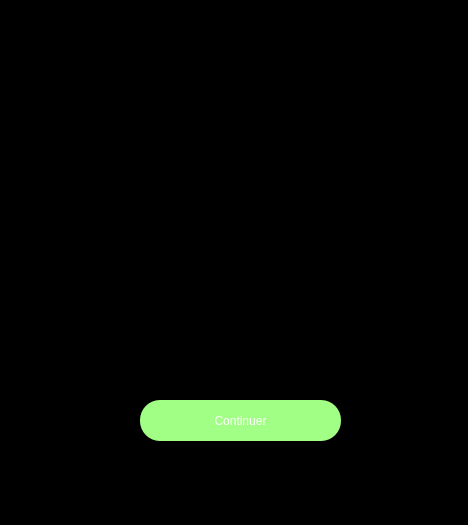
<?xml version="1.0" encoding="UTF-8"?>
<ui version="4.0">
 <class>Manche</class>
 <widget class="QWidget" name="Manche">
  <property name="geometry">
   <rect>
    <x>0</x>
    <y>0</y>
    <width>468</width>
    <height>525</height>
   </rect>
  </property>
  <property name="windowTitle">
   <string>Form</string>
  </property>
  <property name="styleSheet">
   <string notr="true">background-color: rgb(0, 0, 0);</string>
  </property>
  <widget class="QLabel" name="label">
   <property name="geometry">
    <rect>
     <x>140</x>
     <y>60</y>
     <width>141</width>
     <height>121</height>
    </rect>
   </property>
   <property name="styleSheet">
    <string notr="true"/>
   </property>
   <property name="text">
    <string/>
   </property>
  </widget>
  <widget class="QLabel" name="label_2">
   <property name="geometry">
    <rect>
     <x>100</x>
     <y>270</y>
     <width>281</width>
     <height>61</height>
    </rect>
   </property>
   <property name="styleSheet">
    <string notr="true">color: rgb(255, 255, 255);
font: 300 12pt &quot;Segoe UI&quot;;</string>
   </property>
   <property name="text">
    <string>&lt;html&gt;&lt;head/&gt;&lt;body&gt;&lt;p align=&quot;center&quot;&gt;&lt;br/&gt;&lt;/p&gt;&lt;/body&gt;&lt;/html&gt;</string>
   </property>
  </widget>
  <widget class="QPushButton" name="pushButton">
   <property name="geometry">
    <rect>
     <x>140</x>
     <y>400</y>
     <width>201</width>
     <height>41</height>
    </rect>
   </property>
   <property name="styleSheet">
    <string notr="true">background-color: rgb(161, 255, 133);
font: 700 12pt &quot;Segoe UI&quot;;
color: rgb(255, 255, 255);
border-radius:20px;</string>
   </property>
   <property name="text">
    <string>Continuer</string>
   </property>
  </widget>
 </widget>
 <resources/>
 <connections/>
</ui>
